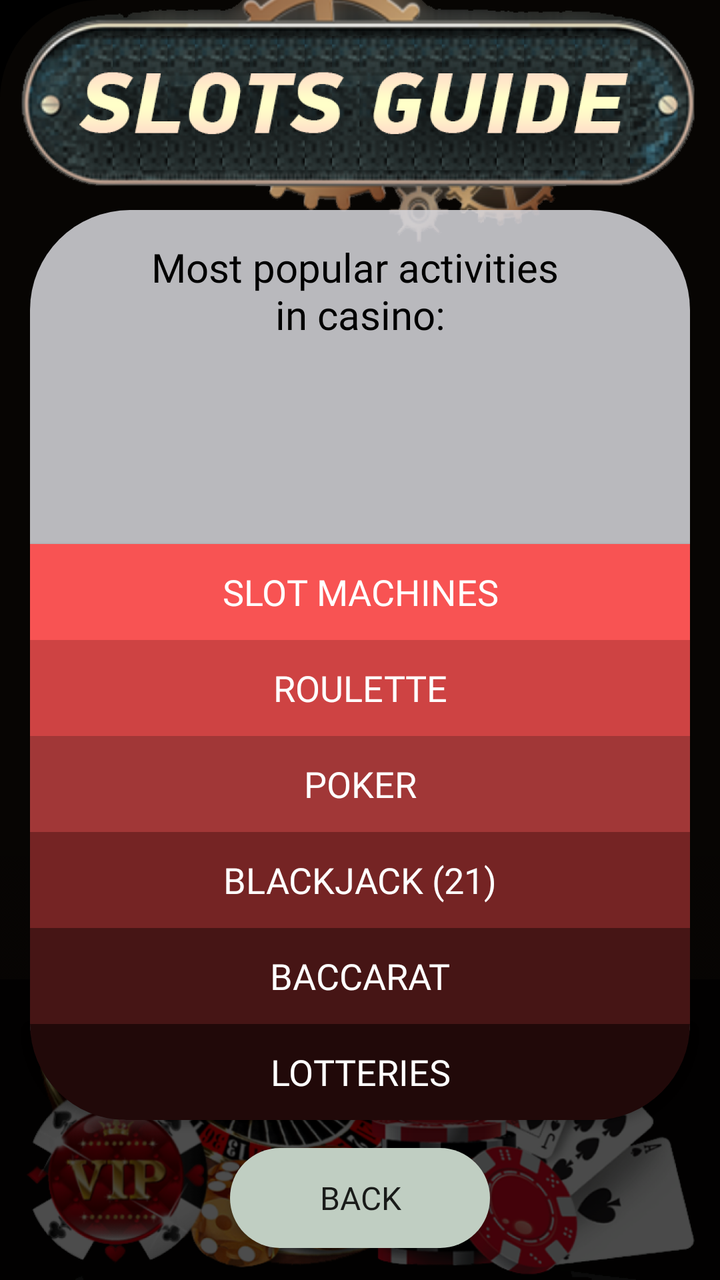
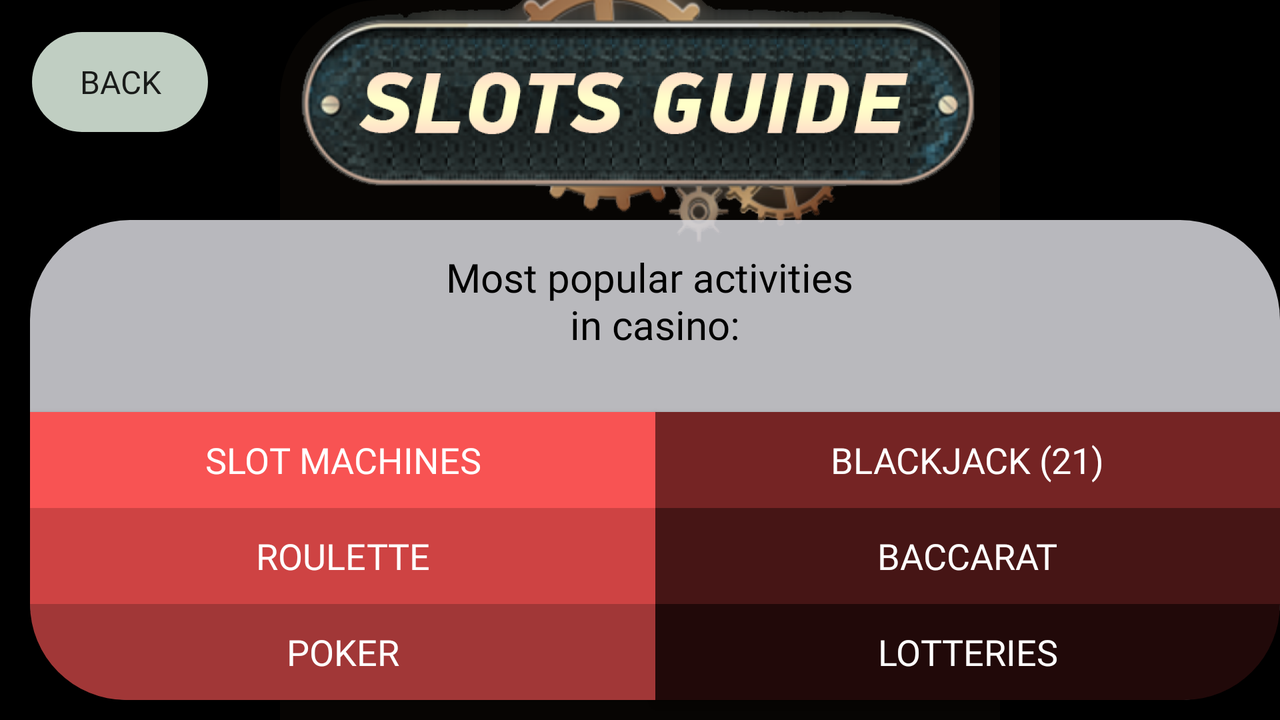

The same Android screen from two of the app's own layout files: first res/layout/ as a phone draws it, then the repository's variant for another configuration, drawn on a device whose configuration selects that folder. Both files follow.
<!-- AndroidManifest.xml: application theme Theme.SlotsGuide -->
<!-- res/layout/activity_main3.xml -->
<?xml version="1.0" encoding="utf-8"?>
<androidx.constraintlayout.widget.ConstraintLayout xmlns:android="http://schemas.android.com/apk/res/android"
    xmlns:app="http://schemas.android.com/apk/res-auto"
    xmlns:tools="http://schemas.android.com/tools"
    android:layout_width="match_parent"
    android:layout_height="match_parent"
    android:background="@color/black"
    tools:context=".MainActivity3">

    <ImageView
        android:id="@+id/imageView4"
        android:layout_width="wrap_content"
        android:layout_height="wrap_content"
        android:scaleType="fitStart"
        app:layout_constraintEnd_toEndOf="parent"
        app:layout_constraintStart_toStartOf="parent"
        app:layout_constraintTop_toTopOf="parent"
        app:srcCompat="@drawable/back2" />

    <ImageView
        android:id="@+id/imageView3"
        android:layout_width="wrap_content"
        android:layout_height="wrap_content"
        android:scaleType="fitEnd"
        app:layout_constraintBottom_toBottomOf="parent"
        app:layout_constraintEnd_toEndOf="parent"
        app:layout_constraintStart_toStartOf="parent"
        app:srcCompat="@drawable/back3" />

    <TextView
        android:id="@+id/textView4"
        android:layout_width="0dp"
        android:layout_height="0dp"
        android:layout_marginStart="15dp"
        android:layout_marginTop="100dp"
        android:layout_marginEnd="15dp"
        android:layout_marginBottom="80dp"
        android:background="@drawable/backgraund_text_main"
        android:fontFamily="@font/optima_b"
        android:gravity="center|top"
        android:paddingTop="15dp"
        android:text="Most popular activities \nin casino:"
        android:textColor="@color/black"
        android:textSize="20dp"
        app:layout_constraintBottom_toBottomOf="@+id/imageView4"
        app:layout_constraintEnd_toEndOf="@+id/imageView3"
        app:layout_constraintStart_toStartOf="@+id/imageView3"
        app:layout_constraintTop_toTopOf="@+id/imageView3" />

    <Button
        android:id="@+id/button4"
        android:layout_width="0dp"
        android:layout_height="wrap_content"
        android:background="@drawable/button_end"
        android:fontFamily="@font/optima_b"
        android:text="Lotteries"
        android:textColor="@color/white"
        android:textSize="18sp"
        app:layout_constraintBottom_toBottomOf="@+id/textView4"
        app:layout_constraintEnd_toEndOf="@+id/textView4"
        app:layout_constraintStart_toStartOf="@+id/textView4" />

    <Button
        android:id="@+id/button5"
        android:layout_width="0dp"
        android:layout_height="wrap_content"
        android:background="#461515"
        android:fontFamily="@font/optima_b"
        android:text="Baccarat"
        android:textColor="@color/white"
        android:textSize="18sp"
        app:layout_constraintBottom_toTopOf="@+id/button4"
        app:layout_constraintEnd_toEndOf="@+id/textView4"
        app:layout_constraintStart_toStartOf="@+id/textView4" />

    <Button
        android:id="@+id/button6"
        android:layout_width="0dp"
        android:layout_height="wrap_content"
        android:background="#CE4343"
        android:fontFamily="@font/optima_b"
        android:text="Roulette"
        android:textColor="@color/white"
        android:textSize="18sp"
        app:layout_constraintBottom_toTopOf="@+id/button7"
        app:layout_constraintEnd_toEndOf="@+id/textView4"
        app:layout_constraintStart_toStartOf="@+id/textView4" />

    <Button
        android:id="@+id/button7"
        android:layout_width="0dp"
        android:layout_height="wrap_content"
        android:background="#A13737"
        android:fontFamily="@font/optima_b"
        android:text="Poker"
        android:textColor="@color/white"
        android:textSize="18sp"
        app:layout_constraintBottom_toTopOf="@+id/button8"
        app:layout_constraintEnd_toEndOf="@+id/textView4"
        app:layout_constraintStart_toStartOf="@+id/textView4" />

    <Button
        android:id="@+id/button8"
        android:layout_width="0dp"
        android:layout_height="wrap_content"
        android:background="#752424"
        android:fontFamily="@font/optima_b"
        android:text="BlackJack (21)"
        android:textColor="@color/white"
        android:textSize="18sp"
        app:layout_constraintBottom_toTopOf="@+id/button5"
        app:layout_constraintEnd_toEndOf="@+id/textView4"
        app:layout_constraintStart_toStartOf="@+id/textView4" />

    <Button
        android:id="@+id/button9"
        android:layout_width="0dp"
        android:layout_height="wrap_content"
        android:background="#F85353"
        android:fontFamily="@font/optima_b"
        android:text="Slot machines"
        android:textColor="@color/white"
        android:textSize="18sp"
        app:layout_constraintBottom_toTopOf="@+id/button6"
        app:layout_constraintEnd_toEndOf="@+id/textView4"
        app:layout_constraintStart_toStartOf="@+id/textView4" />

    <Button
        android:id="@+id/button10"
        android:layout_width="0dp"
        android:layout_height="50dp"
        android:layout_marginStart="100dp"
        android:layout_marginEnd="100dp"
        android:layout_marginBottom="16dp"
        android:background="@drawable/button_back"
        android:fontFamily="@font/optima_b"
        android:text="    Back    "
        android:textSize="16dp"
        app:layout_constraintBottom_toBottomOf="parent"
        app:layout_constraintEnd_toEndOf="@+id/button4"
        app:layout_constraintStart_toStartOf="@+id/button4" />

</androidx.constraintlayout.widget.ConstraintLayout>
<!-- resources referenced by this layout -->
<resources>
  <!-- drawable back2: png bitmap (drawable, 290329 bytes) -->
  <!-- drawable back3: png bitmap (drawable, 603256 bytes) -->
  <!-- drawable backgraund_text_main (drawable) -->
  <?xml version="1.0" encoding="utf-8"?>
  <shape xmlns:android="http://schemas.android.com/apk/res/android">
  
      <solid android:color="#D9D9D9DE"/>
      <corners android:radius="50dp"/>
  </shape>
  <!-- drawable button_back (drawable) -->
  <?xml version="1.0" encoding="utf-8"?>
  <shape xmlns:android="http://schemas.android.com/apk/res/android">
  
      <solid android:color="#C0CEC2"/>
      <corners android:radius="50dp"/>
  
  </shape>
  <!-- drawable button_end (drawable) -->
  <?xml version="1.0" encoding="utf-8"?>
  <shape xmlns:android="http://schemas.android.com/apk/res/android">
  
      <solid android:color="#210909"/>
      <corners android:bottomLeftRadius="50dp" android:bottomRightRadius="50dp"/>
  </shape>
  <style name="Theme.SlotsGuide" parent="Theme.AppCompat.DayNight.NoActionBar">
          
          <item name="colorPrimary">@color/purple_500</item>
          <item name="colorPrimaryVariant">@color/purple_700</item>
          <item name="colorOnPrimary">@color/white</item>
          
          <item name="colorSecondary">@color/teal_200</item>
          <item name="colorSecondaryVariant">@color/teal_700</item>
          <item name="colorOnSecondary">@color/black</item>
          
          <item name="android:statusBarColor" tools:targetApi="l">?attr/colorPrimaryVariant</item>
          
      </style>
</resources>
<!-- res/layout-land/activity_main3.xml (the repository's variant of the layout above) -->
<!-- drawn on the phone turned sideways -->
<?xml version="1.0" encoding="utf-8"?>
<androidx.constraintlayout.widget.ConstraintLayout xmlns:android="http://schemas.android.com/apk/res/android"
    xmlns:app="http://schemas.android.com/apk/res-auto"
    xmlns:tools="http://schemas.android.com/tools"
    android:layout_width="match_parent"
    android:layout_height="match_parent"
    android:background="@color/black"
    tools:context=".MainActivity3">

    <ImageView
        android:id="@+id/imageView2"
        android:layout_width="0dp"
        android:layout_height="0dp"
        app:layout_constraintBottom_toBottomOf="parent"
        app:layout_constraintEnd_toEndOf="parent"
        app:layout_constraintHorizontal_bias="1.0"
        app:layout_constraintStart_toStartOf="parent"
        app:layout_constraintTop_toTopOf="parent"
        app:layout_constraintVertical_bias="0.0"
        app:srcCompat="@drawable/back_land" />

    <TextView
        android:id="@+id/textView4"
        android:layout_width="0dp"
        android:layout_height="0dp"
        android:layout_marginStart="15dp"
        android:layout_marginTop="110dp"
        android:layout_marginBottom="10dp"
        android:background="@drawable/backgraund_text_main"
        android:fontFamily="@font/optima_b"
        android:gravity="center|top"
        android:paddingTop="15dp"
        android:text="Most popular activities \nin casino:"
        android:textColor="@color/black"
        android:textSize="20dp"
        app:layout_constraintBottom_toBottomOf="@+id/imageView2"
        app:layout_constraintEnd_toEndOf="parent"
        app:layout_constraintStart_toStartOf="parent"
        app:layout_constraintTop_toTopOf="@+id/imageView2" />

    <Button
        android:id="@+id/button4"
        android:layout_width="0dp"
        android:layout_height="wrap_content"
        android:background="@drawable/button_land_info1_2"
        android:fontFamily="@font/optima_b"
        android:text="Lotteries"
        android:textColor="@color/white"
        android:textSize="18sp"
        app:layout_constraintBottom_toBottomOf="@+id/textView4"
        app:layout_constraintEnd_toEndOf="@+id/textView4"
        app:layout_constraintStart_toStartOf="@+id/button5" />

    <Button
        android:id="@+id/button5"
        android:layout_width="0dp"
        android:layout_height="wrap_content"
        android:background="#461515"
        android:fontFamily="@font/optima_b"
        android:text="Baccarat"
        android:textColor="@color/white"
        android:textSize="18sp"
        app:layout_constraintBottom_toTopOf="@+id/button4"
        app:layout_constraintEnd_toEndOf="@+id/textView4"
        app:layout_constraintStart_toStartOf="@+id/button8" />

    <Button
        android:id="@+id/button6"
        android:layout_width="0dp"
        android:layout_height="wrap_content"
        android:background="#CE4343"
        android:fontFamily="@font/optima_b"
        android:text="Roulette"
        android:textColor="@color/white"
        android:textSize="18sp"
        app:layout_constraintBottom_toTopOf="@+id/button7"
        app:layout_constraintEnd_toStartOf="@+id/textView6"
        app:layout_constraintStart_toStartOf="@+id/textView4" />

    <Button
        android:id="@+id/button7"
        android:layout_width="0dp"
        android:layout_height="wrap_content"
        android:background="@drawable/button_land_info1_1"
        android:fontFamily="@font/optima_b"
        android:text="Poker"
        android:textColor="@color/white"
        android:textSize="18sp"
        app:layout_constraintBottom_toBottomOf="@+id/textView4"
        app:layout_constraintEnd_toStartOf="@+id/textView6"
        app:layout_constraintStart_toStartOf="@+id/textView4" />

    <Button
        android:id="@+id/button8"
        android:layout_width="0dp"
        android:layout_height="wrap_content"
        android:background="#752424"
        android:fontFamily="@font/optima_b"
        android:text="BlackJack (21)"
        android:textColor="@color/white"
        android:textSize="18sp"
        app:layout_constraintBottom_toTopOf="@+id/button5"
        app:layout_constraintEnd_toEndOf="@+id/textView4"
        app:layout_constraintStart_toEndOf="@+id/textView6" />

    <Button
        android:id="@+id/button9"
        android:layout_width="0dp"
        android:layout_height="wrap_content"
        android:background="#F85353"
        android:fontFamily="@font/optima_b"
        android:text="Slot machines"
        android:textColor="@color/white"
        android:textSize="18sp"
        app:layout_constraintBottom_toTopOf="@+id/button6"
        app:layout_constraintEnd_toStartOf="@+id/textView6"
        app:layout_constraintStart_toStartOf="@+id/textView4" />

    <Button
        android:id="@+id/button10"
        android:layout_width="0dp"
        android:layout_height="50dp"
        android:layout_marginStart="16dp"
        android:layout_marginTop="16dp"
        android:background="@drawable/button_back"
        android:fontFamily="@font/optima_b"
        android:text="    Back    "
        android:textSize="16dp"
        app:layout_constraintStart_toStartOf="@+id/imageView2"
        app:layout_constraintTop_toTopOf="@+id/imageView2" />

    <TextView
        android:id="@+id/textView6"
        android:layout_width="wrap_content"
        android:layout_height="0dp"
        app:layout_constraintBottom_toBottomOf="@+id/textView4"
        app:layout_constraintEnd_toEndOf="parent"
        app:layout_constraintStart_toStartOf="@+id/textView4"
        app:layout_constraintTop_toTopOf="@+id/textView4" />

</androidx.constraintlayout.widget.ConstraintLayout>
<!-- resources referenced by the variant -->
<!-- as the phone turned sideways resolves them -->
<resources>
  <!-- drawable back_land: png bitmap (drawable, 287849 bytes) -->
  <!-- drawable backgraund_text_main (drawable) -->
  <?xml version="1.0" encoding="utf-8"?>
  <shape xmlns:android="http://schemas.android.com/apk/res/android">
  
      <solid android:color="#D9D9D9DE"/>
      <corners android:radius="50dp"/>
  </shape>
  <!-- drawable button_back (drawable) -->
  <?xml version="1.0" encoding="utf-8"?>
  <shape xmlns:android="http://schemas.android.com/apk/res/android">
  
      <solid android:color="#C0CEC2"/>
      <corners android:radius="50dp"/>
  
  </shape>
  <!-- drawable button_land_info1_1 (drawable) -->
  <?xml version="1.0" encoding="utf-8"?>
  <shape xmlns:android="http://schemas.android.com/apk/res/android">
  
      <solid android:color="#A13737"/>
      <corners android:bottomLeftRadius="50dp"/>
  </shape>
  <!-- drawable button_land_info1_2 (drawable) -->
  <?xml version="1.0" encoding="utf-8"?>
  <shape xmlns:android="http://schemas.android.com/apk/res/android">
  
      <solid android:color="#210909"/>
      <corners android:bottomRightRadius="50dp"/>
  </shape>
  <style name="Theme.SlotsGuide" parent="Theme.AppCompat.DayNight.NoActionBar">
          
          <item name="colorPrimary">@color/purple_500</item>
          <item name="colorPrimaryVariant">@color/purple_700</item>
          <item name="colorOnPrimary">@color/white</item>
          
          <item name="colorSecondary">@color/teal_200</item>
          <item name="colorSecondaryVariant">@color/teal_700</item>
          <item name="colorOnSecondary">@color/black</item>
          
          <item name="android:statusBarColor" tools:targetApi="l">?attr/colorPrimaryVariant</item>
          
      </style>
</resources>
